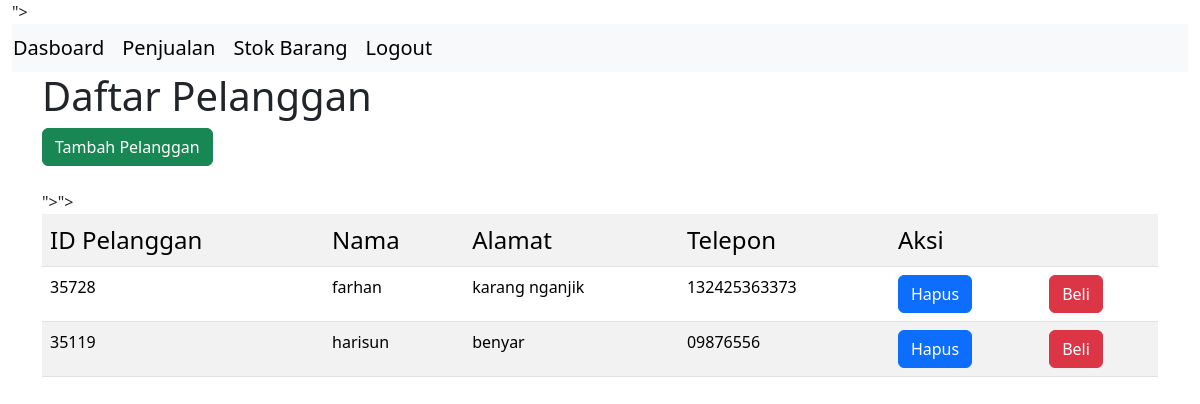
The page /petugas/v_penjualan.php (signed in) on the database its author committed.
### tables this page shows
CREATE TABLE `tb_pelanggan` (
  `id_pelanggan` int(11) NOT NULL,
  `nama_pelanggan` varchar(50) NOT NULL,
  `alamat_pelanggan` text NOT NULL,
  `telepon_pelanggan` varchar(20) NOT NULL
);

### petugas/v_penjualan.php (the view, shortened to what this page needs)
<!DOCTYPE html>
<html lang="en">
<head>
 <link rel="stylesheet" href="https://cdn.jsdelivr.net/npm/bootstrap@5.3.3/dist/css/bootstrap.min.css">
</head>
<body>
  <?php include "navbar.php" ?>
  <div class="container">
  <h1>Daftar Pelanggan</h1>
  <a href="v_tambah_pelanggan.php" class="btn btn-success">Tambah Pelanggan</a>
  <br>
  <br>
  <table class="table table-striped">
    <tr>
      <td class="fs-4">ID Pelanggan </td>
      <td class="fs-4">Nama</td>
      <td class="fs-4">Alamat</td>
      <td class="fs-4">Telepon</td>
      <td class="fs-4" colspan="2">Aksi</td>
    </tr>
    <?php
    include "../config.php";
    $sql = mysqli_query($koneksi, 'SELECT * FROM tb_pelanggan ORDER BY id_pelanggan DESC');
    foreach ($sql as $pelanggan) {
    ?>
      <tr>
        <td><?=  $pelanggan['id_pelanggan']  ?> </td>
        <td><?= $pelanggan['nama_pelanggan'] ?></td>
        <td><?= $pelanggan['alamat_pelanggan'] ?></td>
        <td><?= $pelanggan['telepon_pelanggan'] ?></td>
        <td><a href="m_hapus_pelanggan.php?id_pelanggan=<?= $pelanggan['id_pelanggan'] ?>"  class="btn btn-primary" onclick="return confirm('yakin hapus?')" >Hapus</a></td>
        <td><a href="v_detail_penjualan.php?id_pelanggan=<?= $pelanggan['id_pelanggan'] ?>" class="btn btn-danger">Beli</a></td>
      </tr>
    <?php } ?>
  </table>
  </div>
</body>
</html>

### rows shown on the page
tb_pelanggan: id_pelanggan "35728", nama_pelanggan "farhan", alamat_pelanggan "karang nganjik", telepon_pelanggan "132425363373"
tb_pelanggan: id_pelanggan "35119", nama_pelanggan "harisun", alamat_pelanggan "benyar", telepon_pelanggan "09876556"
